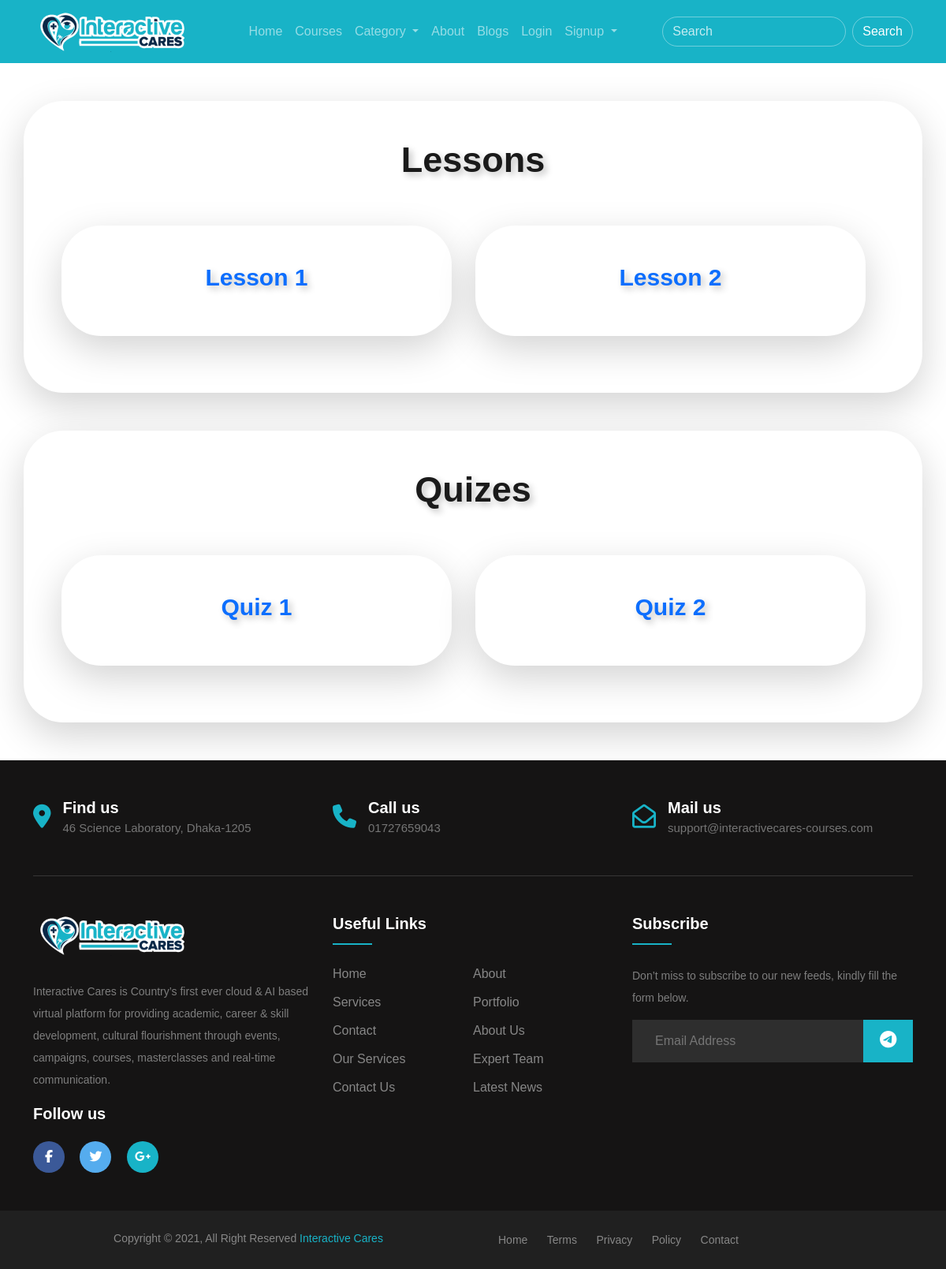
The app's page /module_details/1/ with its own data.
### course_app/models.py (models this page shows, shortened)
class Lesson(models.Model):
    course = models.ForeignKey(Course, on_delete=models.CASCADE)
    module = models.ForeignKey(Module, on_delete=models.CASCADE)
    lesson_name = models.CharField(max_length=255)
    video_embed_src_link = models.TextField()
    duration = models.CharField(max_length=255, default="00:00:00")
    privacy_type_choices = (
        ('Private', 'Private'),
        ('Public', 'Public'),
    )
    privacy_type = models.CharField(
        max_length=255, choices=privacy_type_choices, default="Private")

class Quiz(models.Model):
    course = models.ForeignKey(Course, on_delete=models.CASCADE)
    module = models.ForeignKey(Module, on_delete=models.CASCADE)
    quiz_name = models.CharField(max_length=255)
    class Meta:
        verbose_name_plural = 'Quizes'

### course_app/views.py (the view)
# urls.py: path("module_details/<pk>/", views.module_details, name="module_details"),
def module_details(request, pk):
    current_module = models.Module.objects.get(pk=pk)
    lessons = models.Lesson.objects.filter(module=current_module)
    quizes = models.Quiz.objects.filter(module=current_module)
    diction = {
        "title": f"{current_module.module_name} - Interactive Cares",
        "current_module": current_module,
        "lessons": lessons,
        "current_module": current_module,
        "quizes": quizes
    }
    return render(request, "course_app/module/module_details.html", context=diction)

### templates/course_app/module/module_details.html (shortened to what this page needs)
{% extends 'base/base.html' %}
{% load crispy_forms_tags %}
{% block body_block %}
<section class="container my-5">
    <div class="shadow-lg p-5 bg-body rounded row about-us-contaiiner">
        <h2 class="h-text text-center mb-5">Lessons</h2>
        <div class="row professional-instructors">
            {% for lesson in lessons %}
            <div class="shadow-lg p-5 my-2 bg-body rounded about-us-contaiiner col-xs-12 col-sm-12 col-md-5 col-lg-5 col-xl-5 course-box mb-4">
                <h2 class="course-text text-center "><a href="{% url 'course_app:lesson_details' pk=lesson.pk %}" target="_blank">{{ lesson.lesson_name }}</a></h2>
            </div>
            {% endfor %}
        </div>
    </div>
</section>
<section class="container my-5">
    <div class="shadow-lg p-5 bg-body rounded row about-us-contaiiner">
        <h2 class="h-text text-center mb-5">Quizes</h2>
        <div class="row professional-instructors">
            {% for quiz in quizes %}
            <div class="shadow-lg p-5 my-2 bg-body rounded about-us-contaiiner col-xs-12 col-sm-12 col-md-5 col-lg-5 col-xl-5 course-box mb-4">
                <h2 class="course-text text-center "><a href="{% url 'course_app:quiz_details' pk=quiz.pk %}" target="_blank">{{ quiz.quiz_name }}</a></h2>
            </div>
            {% endfor %}
        </div>
    </div>
</section>
{% endblock %}

### static/base/css/base.css (style rules this page uses)
a { text-decoration: none; }
body { font-family:Verdana, Geneva, Tahoma, sans-serif; }

### static/course_app/css/home.css (style rules this page uses)
.about-us-contaiiner { border-radius: 50px !important; }
.h-text { font-size: 45px; font-weight: 600; color: rgb(26, 26, 26); text-shadow: 4px 4px 8px silver; }
.professional-instructors { justify-content: space-between; }
.course-box { width: 495px; }
.course-text { font-size: 30px; font-weight: 600; color: rgb(26, 26, 26); text-shadow: 4px 4px 8px silver; }

### records on screen
Lesson: lesson_name "Lesson 1"
Lesson: lesson_name "Lesson 2"
Quiz: quiz_name "Quiz 1"
Quiz: quiz_name "Quiz 2"
